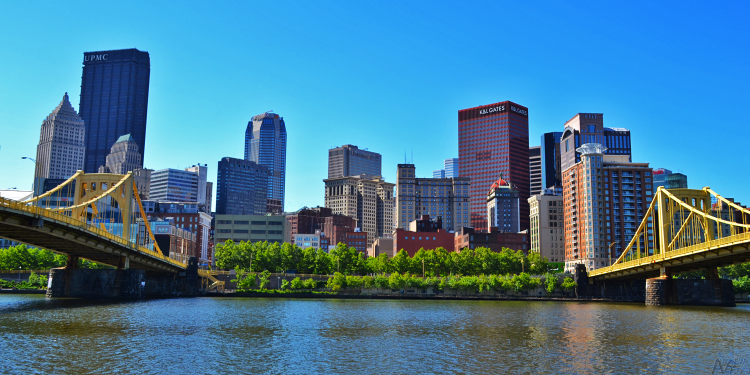
#> input picture HW 9 - Unsupervised Learning/ps9_Python_Ivensky_Alexander/input/HW9_S_images/im3.png, 1500 x 750 px (shown at 1/2 size)
$ python Segment_kmeans.py
#> lines starting #> are read from the running program, lines starting #| are printed output that depends on the picture
### HW 9 - Unsupervised Learning/ps9_Python_Ivensky_Alexander/kmeans_single.py
import numpy as np
from scipy.spatial.distance import cdist

# X: (m, n)
    # m : number of samples
    # n : dimensionality of each feature vector
    # K : number of clusters
    # iters : number of iterations to run for K-means
# returns
    # ids : (m, 1) vector containing data membership IDs of each sample
    # means : (K, n) matrix containing the centers/means of each cluster
    # ssd : scalar giving final SSD of the clustering (sum of squared distances)
def kmeans_single(X, K, iters):
    m, n = X.shape
    ids = np.empty((m, 1))
    means = np.empty((K, n))
    min_X = np.min(X, axis=0)
    max_X = np.max(X, axis=0)
    for i in range(K):
        means[i, :] = min_X + np.random.rand(n) * (max_X - min_X)
    for _ in range(iters):
        distances = cdist(X, means, 'euclidean')
        ids = np.argmin(distances, axis=1)
        ssd = 0
        for i in range(K):
            members = (ids == i)
            if np.sum(members):
                means[i, :] = np.mean(X[members, :], axis=0)
                ssd += np.sum(distances[members, i] ** 2)
    return ids, means, ssd


# [5 lines that do not run on import are left out]


### HW 9 - Unsupervised Learning/ps9_Python_Ivensky_Alexander/kmeans_multiple.py
import numpy as np
from kmeans_single import kmeans_single


def kmeans_multiple(X, K, iters, R):
    ids_list = []
    means_list = []
    ssds_list = []
    for _ in range(R):
        ids, means, ssd = kmeans_single(X, K, iters)
        ids_list.append(ids)
        means_list.append(means)
        ssds_list.append(ssd)
    idx = np.argmin(ssds_list)
    return ids_list[idx], means_list[idx], ssds_list[idx]


# [6 lines that do not run on import are left out]

### HW 9 - Unsupervised Learning/ps9_Python_Ivensky_Alexander/Segment_kmeans.py
import cv2
import numpy as np
from kmeans_multiple import *
import matplotlib.pyplot as plt

def Segment_kmeans(im_in, K, iters, R):
#> called with im_in = 'input/HW9_S_images/im3.png', K = 3, iters = 200, R = 30
    im_in = cv2.imread(im_in)
#> im_in is the input picture: shape (750, 1500, 3); mean B, G, R 149.7, 122.5, 71.5
    im = im_in.astype(np.float64)
    im = cv2.resize(im, (100, 100))
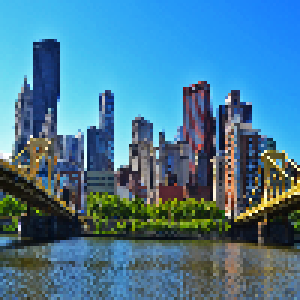
#> im: shape (100, 100, 3) float64 (shown 3 times larger); mean B, G, R 149.8, 122.5, 71.5
    H, W, _ = im.shape
#> H = 100; W = 100
    X = np.reshape(im, (H*W, 3))
    ids, means, _ = kmeans_multiple(X, K, iters, R)
#> the loop in kmeans_multiple, `for _ in range(R):` made 30 passes
#> ssd on passes 1 to 12: 29203489.5, 29203489.5, 35213483.9, 29203489.5, 35213483.9, 29203489.5, 29203489.5, 29203489.5, 29203489.5, 29203489.5, 29203489.5, 29203489.5
#> after the loop in kmeans_multiple, `for _ in range(R):`: ids_list = 30 items; ssds_list = 30 values, max 35213483.9 at index 21, min 29203489.5 at index 0, mean 31206821
#> in kmeans_multiple, `idx = np.argmin(ssds_list)`: idx = 0
#> ids = 10000 values, max 2 at index 1314, min 0 at index 0, mean 0.874; means = [[240.7, 179.5, 71.78], [51.15, 48.15, 41.07], [117.1, 114.4, 101]]
    recolored_im = np.zeros_like(X)
    for i in range(K):
        members = (ids == i)
        recolored_im[members, :] = means[i]
    recolored_im = np.reshape(recolored_im, (H, W, 3))
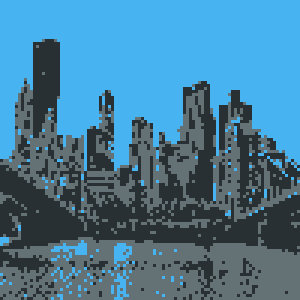
#> recolored_im: shape (100, 100, 3) float64 (shown 3 times larger); mean of channels 0, 1, 2 149.8, 122.5, 71.5; drawn as B, G, R
    im_out = recolored_im.astype(np.uint8)
    return im_out

if __name__ == "__main__":
    m = 100
    n = 2
    im_in = "input/HW9_S_images/im3.png"
    im_out = Segment_kmeans(im_in, 3, 200, 30)
    plt.imshow(im_out)
    plt.show()

$ run again, with HW 9 - Unsupervised Learning/ps9_Python_Ivensky_Alexander/input/HW9_S_images/im1.jpg saved as HW 9 - Unsupervised Learning/ps9_Python_Ivensky_Alexander/input/HW9_S_images/im3.png
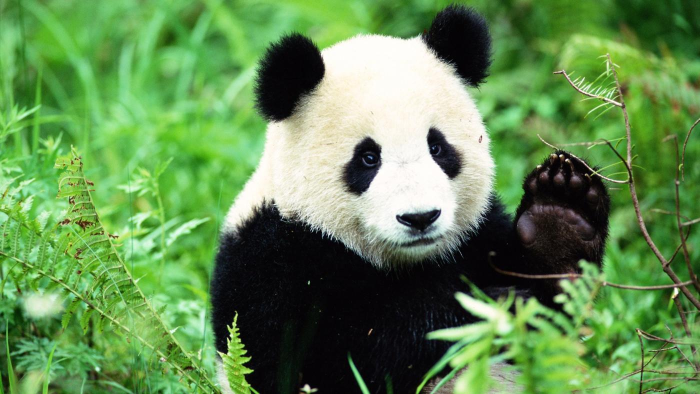
#> input picture HW 9 - Unsupervised Learning/ps9_Python_Ivensky_Alexander/input/HW9_S_images/im1.jpg, 1400 x 788 px (shown at 1/2 size)
#> in Segment_kmeans, im_in is the input picture: shape (788, 1400, 3); mean B, G, R 81.5, 139.5, 98.2
#> in Segment_kmeans, `im = cv2.resize(im, (100, 100))`:
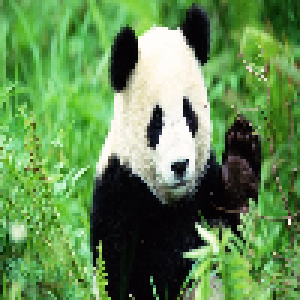
#> im: shape (100, 100, 3) float64 (shown 3 times larger); mean B, G, R 81.4, 139.3, 98.1
#> the loop in kmeans_multiple, `for _ in range(R):` made 30 passes
#> ssd on passes 1 to 8: 23948636.6, 62496223.1, 23948636.6, 23948639.1, 62496438.9, 23948639.1, 23948639.1, 23948636.6
#> after the loop in kmeans_multiple, `for _ in range(R):`: ids_list = 30 items; ssds_list = 30 values, max 62496438.9 at index 4, min 23948636.6 at index 0, mean 35512956.3
#> idx = 0
#> in Segment_kmeans, `ids, means, _ = kmeans_multiple(X, K, iters, R)`: ids = 10000 values, max 2 at index 851, min 0 at index 0, mean 0.609; means = [[79.66, 170.3, 104.1], [18.25, 34.46, 22.4], [211.3, 235.3, 225.4]]
#> in Segment_kmeans, `recolored_im = np.reshape(recolored_im, (H, W, 3))`:
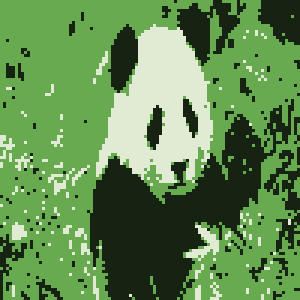
#> recolored_im: shape (100, 100, 3) float64 (shown 3 times larger); mean of channels 0, 1, 2 81.4, 139.3, 98.1; drawn as B, G, R

$ run again, with HW 9 - Unsupervised Learning/ps9_Python_Ivensky_Alexander/input/HW9_S_images/im2.jpg saved as HW 9 - Unsupervised Learning/ps9_Python_Ivensky_Alexander/input/HW9_S_images/im3.png
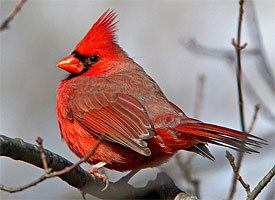
#> input picture HW 9 - Unsupervised Learning/ps9_Python_Ivensky_Alexander/input/HW9_S_images/im2.jpg, 275 x 200 px
#> in Segment_kmeans, im_in is the input picture: shape (200, 275, 3); mean B, G, R 127.9, 130.1, 154.3
#> in Segment_kmeans, `im = cv2.resize(im, (100, 100))`:
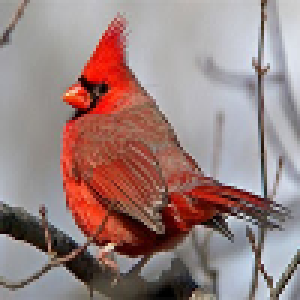
#> im: shape (100, 100, 3) float64 (shown 3 times larger); mean B, G, R 127.8, 130.1, 154.3
#> the loop in kmeans_multiple, `for _ in range(R):` made 30 passes
#> ssd on passes 1 to 8: 23364712.3, 31023972.5, 23364710, 20176915.4, 20176915.4, 20176915.4, 20176737.6, 23364712.3
#> after the loop in kmeans_multiple, `for _ in range(R):`: ids_list = 30 items; ssds_list = 30 values, max 31023972.5 at index 1, min 20176661.6 at index 8, mean 23408889.5
#> idx = 8
#> in Segment_kmeans, `ids, means, _ = kmeans_multiple(X, K, iters, R)`: ids = 10000 values, max 2 at index 8, min 0 at index 0, mean 0.627; means = [[175.2, 171.6, 171.5], [32.6, 38.65, 65.95], [64.54, 79.6, 163.7]]
#> in Segment_kmeans, `recolored_im = np.reshape(recolored_im, (H, W, 3))`:
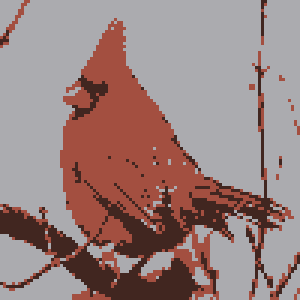
#> recolored_im: shape (100, 100, 3) float64 (shown 3 times larger); mean of channels 0, 1, 2 127.8, 130.1, 154.3; drawn as B, G, R
